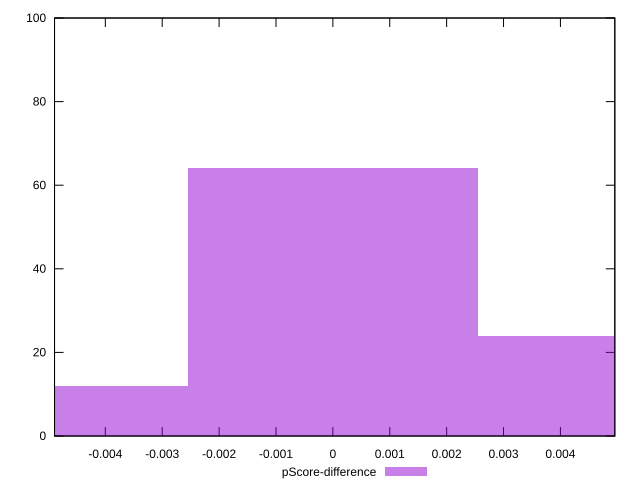

gnuplot code for this plot:
reset

$pScoreDifference <<EOF
0.0050965684787719475 24
0 64
-0.0050965684787719475 12
EOF

set key outside below
set boxwidth 0.0050965684787719475
set xrange [-0.004892894893849059:0.004956310506820336]
set yrange [0:100]
set trange [0:100]
set style fill transparent solid 0.5 noborder
set terminal svg size 640, 490 enhanced background rgb 'white'
set output "report_00014_2021-02-09T15:56:05.503Z/max-potential-fid/samples/pages/pScore-difference/histogram.svg"

plot $pScoreDifference title "pScore-difference" with boxes

reset
